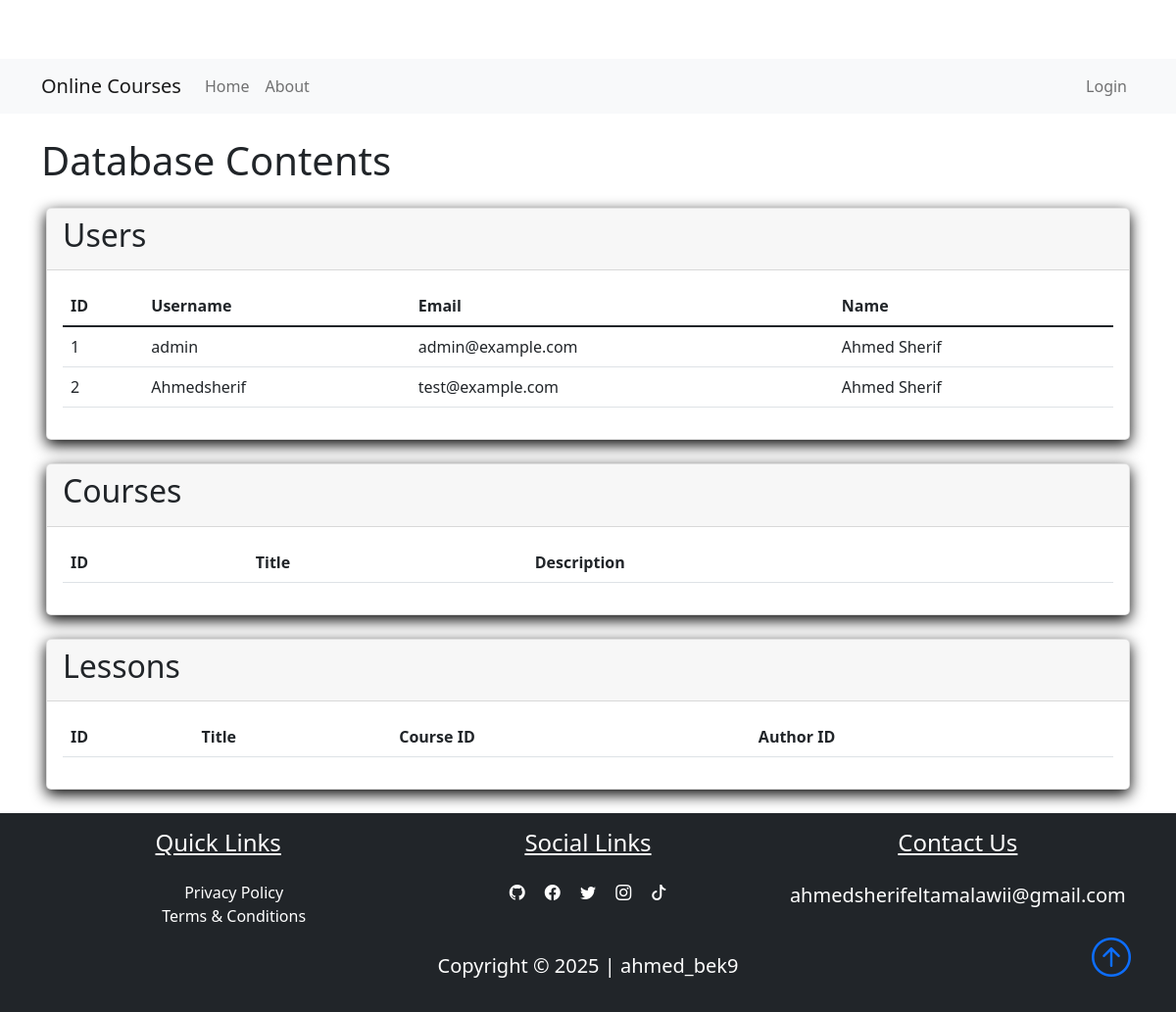
The page /database on the database its author committed.
### pythonic/models.py (models this page shows, shortened)
class User(db.Model, UserMixin):
    id = db.Column(db.Integer, primary_key=True)
    fname = db.Column(db.String(25), nullable=False)
    lname = db.Column(db.String(25), nullable=False)
    username = db.Column(db.String(25), unique=True, nullable=False)
    email = db.Column(db.String(125), unique=True, nullable=False)
    image_file = db.Column(db.String(20), nullable=False, default="default.jpg")
    password = db.Column(db.String(60), nullable=False)
    is_admin = db.Column(db.Boolean, default=False)
    reset_token = db.Column(db.String(100), unique=True)
    lessons = db.relationship("Lesson", backref="author", lazy=True)
    enrollments = db.relationship("Enrollment", backref="student", lazy=True)

### pythonic/routes.py (the view)
@app.route("/database")
def view_database():
    users = User.query.all()
    courses = Course.query.all()
    lessons = Lesson.query.all()
    return render_template(
        "database.html",
        title="Database Contents",
        users=users,
        courses=courses,
        lessons=lessons
    )

### pythonic/templates/database.html (shortened to what this page needs)
{% extends "layout.html" %}
{% block content %}
<div class="container mt-4">
    <h1 class="mb-4">Database Contents</h1>
    <div class="card mb-4">
        <div class="card-header">
            <h2>Users</h2>
        </div>
        <div class="card-body">
            <table class="table">
                <thead>
                    <tr>
                        <th>ID</th>
                        <th>Username</th>
                        <th>Email</th>
                        <th>Name</th>
                    </tr>
                </thead>
                <tbody>
                    {% for user in users %}
                    <tr>
                        <td>{{ user.id }}</td>
                        <td>{{ user.username }}</td>
                        <td>{{ user.email }}</td>
                        <td>{{ user.fname }} {{ user.lname }}</td>
                    </tr>
                    {% endfor %}
                </tbody>
            </table>
        </div>
    </div>
    <div class="card mb-4">
        <div class="card-header">
            <h2>Courses</h2>
        </div>
        <div class="card-body">
            <table class="table">
                <thead>
                    <tr>
                        <th>ID</th>
                        <th>Title</th>
                        <th>Description</th>
                    </tr>
                </thead>
            </table>
        </div>
    </div>
    <div class="card mb-4">
        <div class="card-header">
            <h2>Lessons</h2>
        </div>
        <div class="card-body">
            <table class="table">
                <thead>
                    <tr>
                        <th>ID</th>
                        <th>Title</th>
                        <th>Course ID</th>
                        <th>Author ID</th>
                    </tr>
                </thead>
            </table>
        </div>
    </div>
</div>
{% endblock content %}

### pythonic/static/main.css (style rules this page uses)
body::before { display: block; content: ''; height: 60px; }
.card { transition: 0.7s ease; box-shadow: 0 5px 15px rgba(1 1 1/ 15); border-radius: 5px; margin: 5px; }

### rows shown on the page
User: id "1", username "admin", email "admin@example.com", fname "Ahmed", lname "Sherif"
User: id "2", username "Ahmedsherif", email "test@example.com", fname "Ahmed", lname "Sherif"
